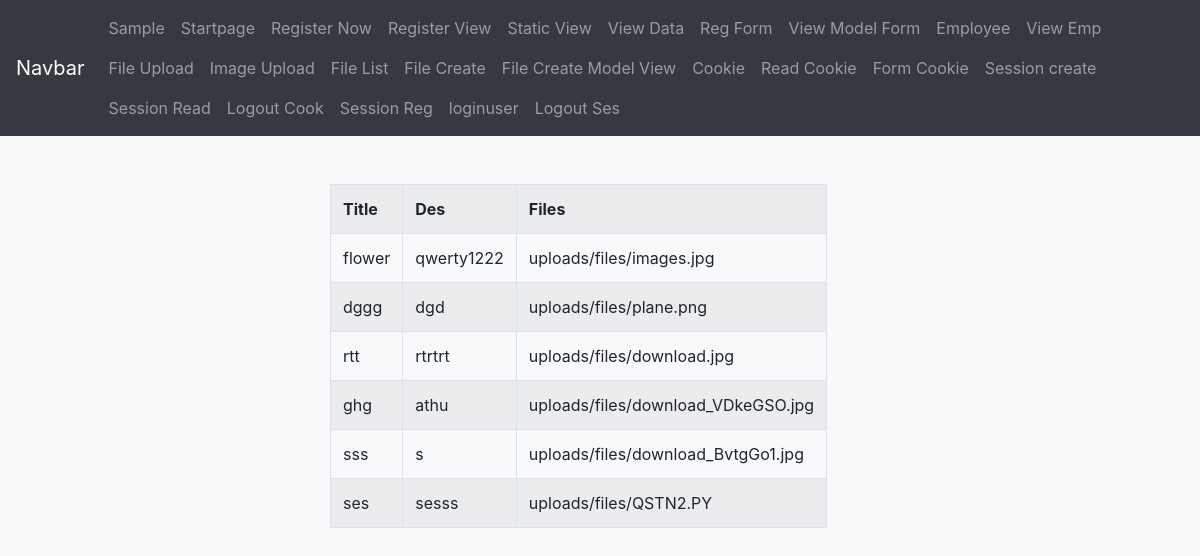
Page /stud/flist/ on the committed database.
### student/models.py (models this page shows)
class UploadFile(models.Model):
    title=models.CharField(max_length=45)
    des=models.TextField()
    file=models.FileField(upload_to='uploads/files')

### student/views.py (the view)
# urls.py: path('flist/',UploadFileListView.as_view(),name='filelist'),
class UploadFileListView(ListView):
    model=UploadFile
    template_name="filelistview.html"
    context_object_name="data"

### student/templates/filelistview.html
{% extends 'nav.html' %}
{% block content%}
<div class="container">
    <div class="row">
        <div class="col-sm-4 offset-3 mt-5">
            <table class="table table-striped table-bordered">
                <tr>
                    <th>Title</th>
                    <th>Des</th>
                    <th>Files</th>
                </tr>
                {% for i in data %}
                <tr>
                    <td>{{i.title}}</td>
                    <td>{{i.des}}</td>
                    <td>{{i.file}}</td>
                </tr>
                {% endfor %}
            </table>
        </div>
    </div>
</div>
{% endblock content%}

### rows in the picture
UploadFile: title "flower", des "qwerty1222", file "uploads/files/images.jpg"
UploadFile: title "dggg", des "dgd", file "uploads/files/plane.png"
UploadFile: title "rtt", des "rtrtrt", file "uploads/files/download.jpg"
UploadFile: title "ghg", des "athu", file "uploads/files/download_VDkeGSO.jpg"
UploadFile: title "sss", des "s", file "uploads/files/download_BvtgGo1.jpg"
UploadFile: title "ses", des "sesss", file "uploads/files/QSTN2.PY"
